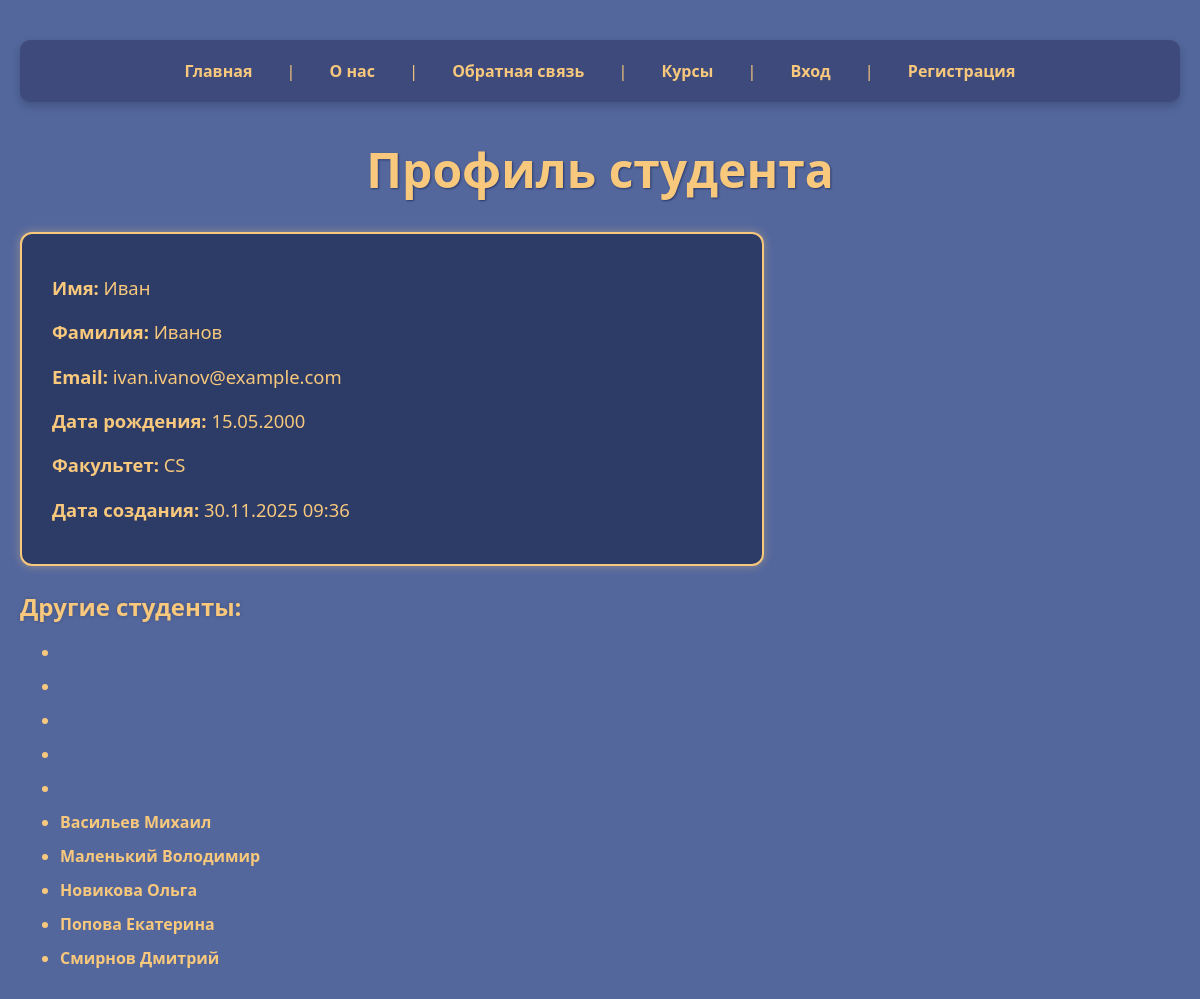
Screenshot of /student/1/ with the database file from the repository.
### fefu_lab/models.py (models this page shows, shortened)
class Student(models.Model):
    FACULTY_CHOICES = [
        ('CS', 'Кибербезопасность'),
        ('SE', 'Программная инженерия'),
        ('IT', 'Информационные технологии'),
        ('DS', 'Наука о данных'),
        ('WEB', 'Веб-технологии'),
    ]
    ROLE_CHOICES = [
        ('STUDENT', 'Студент'),
        ('TEACHER', 'Преподаватель'),
        ('ADMIN', 'Админ'),
    ]
    user = models.OneToOneField(
        User,
        on_delete=models.CASCADE,
        related_name='student_profile',
        verbose_name='Пользователь'
    )
    birth_date = models.DateField(null=True, blank=True, verbose_name='Дата рождения')
    faculty = models.CharField(max_length=3, choices=FACULTY_CHOICES, default='CS', verbose_name='Факультет')
    role = models.CharField(max_length=10, choices=ROLE_CHOICES, default='STUDENT', verbose_name='Роль')
    created_at = models.DateTimeField(auto_now_add=True, verbose_name='Дата создания')
    class Meta:
        verbose_name = 'Студент'
        verbose_name_plural = 'Студенты'
        ordering = ['user__last_name', 'user__first_name']

### fefu_lab/views.py (the view)
# urls.py: path('student/<int:student_id>/', views.student_profile, name='student_profile'),
def student_profile(request, student_id):
    student = get_object_or_404(Student, pk=student_id)
    other_students = Student.objects.exclude(pk=student_id)[:10]
    return render(request, 'student.html', {
        'student': student,
        'other_students': other_students,
        'title': f'Профиль студента {student.user.first_name}',
    })

### fefu_lab/template/student.html (shortened to what this page needs)
{% extends "base.html" %}
{% block heading %}Профиль студента{% endblock %}
{% block content %}
<div class="student-info">
    <p><strong>Имя:</strong> {{ student.user.first_name }}</p>
    <p><strong>Фамилия:</strong> {{ student.user.last_name }}</p>
    <p><strong>Email:</strong> {{ student.user.email }}</p>
    <p><strong>Дата рождения:</strong> {{ student.birth_date|date:"d.m.Y" }}</p>
    <p><strong>Факультет:</strong> {{ student.faculty }}</p>
    <p><strong>Дата создания:</strong> {{ student.created_at|date:"d.m.Y H:i" }}</p>
</div>
<div style="margin-top: 20px;">
    <h3>Другие студенты:</h3>
    <ul>
        {% for other_student in other_students %}
            <li><a href="{% url 'student_profile' other_student.id %}">{{ other_student.user.last_name }} {{ other_student.user.first_name }}</a></li>
        {% empty %}
            <li>Нет других студентов.</li>
        {% endfor %}
    </ul>
</div>
{% endblock %}

### fefu_lab/template/base.html (shortened to what this page needs)
<!DOCTYPE html>
<html>
<head>
    {% load static %}
    <link rel="stylesheet" href="{% static 'css/style.css' %}">
</head>
<body>
   <div class="navigation">
    <a href="{% url 'home' %}">Главная</a> |
    <a href="{% url 'about' %}">О нас</a> |
    <a href="{% url 'feedback_view' %}">Обратная связь</a> |
    <a href="{% url 'course_list' %}">Курсы</a> |
    {% if user.is_authenticated %}
        {% if user.student_profile.role == 'STUDENT' %}
            <a href="{% url 'student_dashboard' %}">Дашборд</a> |
        {% elif instructor %}
            <a href="{% url 'teacher_dashboard' %}">Дашборд</a> |
        {% endif %}
        <a href="{% url 'profile' %}">Профиль ({{ user.first_name }})</a> |
        {% if user.is_staff %}
            <a href="/admin/">Админка</a> |
        {% endif %}
        <a href="{% url 'logout_view' %}">Выйти</a>
    {% else %}
        <a href="{% url 'login_view' %}">Вход</a> |
        <a href="{% url 'register_view' %}">Регистрация</a>
    {% endif %}
</div>
    <h1>{% block heading %}{% endblock %}</h1>
    {% block content %}{% endblock %}
</body>
</html>

### fefu_lab/static/css/style.css (style rules this page uses)
body { font-family: 'Segoe UI', Tahoma, Geneva, Verdana, sans-serif; background-color: #53679d; padding: 40px 20px; color: #F8C87C; text-align: left; margin: 0; min-height: 100vh; }
h1 { font-size: 3rem; text-align: center; color: #F8C87C; margin-bottom: 30px; font-weight: 700; text-shadow: 1px 1px 2px #2a3a6d; }
.navigation { background-color: #3e4a7c; padding: 12px 25px; text-align: center; border-radius: 10px; margin-bottom: 35px; box-shadow: 0 4px 10px rgba(0,0,0,0.2); }
.navigation a { color: #f8c87c; text-decoration: none; font-weight: 600; margin: 0 15px; padding: 8px 15px; border-radius: 5px; transition: background-color 0.3s ease, color 0.3s ease; display: inline-block; }
.student-info, .course-info { background-color: #2d3b67; border: 2px solid #f8c87c; border-radius: 12px; padding: 25px 30px; max-width: 680px; color: #f8c87c; line-height: 1.65; box-shadow: 0 0 10px #f8c87c66; }
.student-info p, .course-info p { margin: 14px 0; font-size: 1.15em; font-weight: 500; }
ul li { margin-bottom: 12px; font-size: 1rem; font-weight: 600; }
ul li a { color: #f8c87c; text-decoration: none; border-bottom: 2px solid transparent; transition: color 0.3s ease, border-color 0.3s ease; }
h3 { font-size: 1.5rem; text-align: left; color: #f8c87c; margin-bottom: 18px; text-shadow: 0 0 4px #00000033; }
p { color: #f8c87c; text-align: left; margin-top: 25px; font-size: 15px; font-weight: 600; }

### rows the page displays
Student: user.first_name "Иван", user.last_name "Иванов", user.email "ivan.ivanov@example.com", birth_date "15.05.2000", faculty "CS", created_at "30.11.2025 09:36"
Student: user.last_name "Васильев", user.first_name "Михаил"
Student: user.last_name "Маленький", user.first_name "Володимир"
Student: user.last_name "Новикова", user.first_name "Ольга"
Student: user.last_name "Попова", user.first_name "Екатерина"
Student: user.last_name "Смирнов", user.first_name "Дмитрий"
